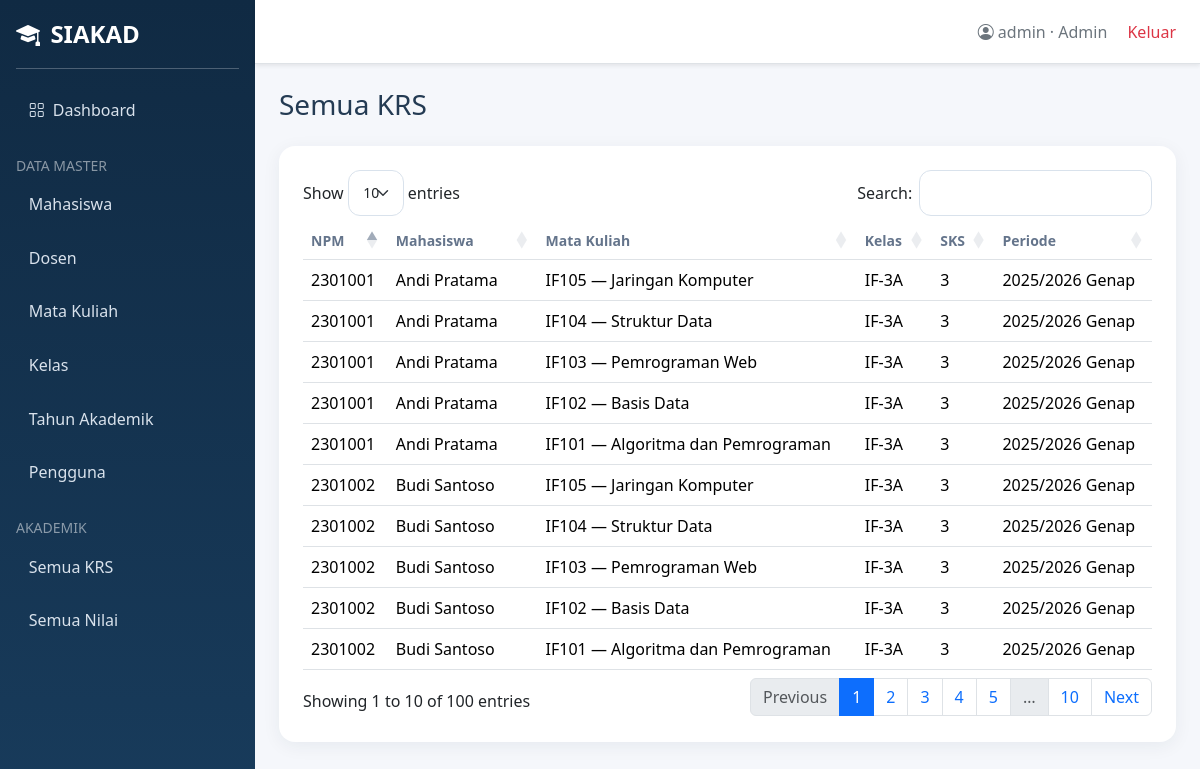
The app's page /admin/krs.php (signed in) with its own data.
### tables this page shows
CREATE TABLE krs (id INT AUTO_INCREMENT PRIMARY KEY,id_mahasiswa INT NOT NULL,id_mk INT NOT NULL,id_kelas INT NOT NULL,id_tahun_akademik INT NOT NULL,created_at TIMESTAMP DEFAULT CURRENT_TIMESTAMP,UNIQUE(id_mahasiswa,id_kelas,id_tahun_akademik),CONSTRAINT fk_krs_mhs FOREIGN KEY(id_mahasiswa) REFERENCES mahasiswa(id) ON DELETE CASCADE,CONSTRAINT fk_krs_mk FOREIGN KEY(id_mk) REFERENCES mata_kuliah(id) ON DELETE RESTRICT,CONSTRAINT fk_krs_kelas FOREIGN KEY(id_kelas) REFERENCES kelas(id) ON DELETE RESTRICT,CONSTRAINT fk_krs_ta FOREIGN KEY(id_tahun_akademik) REFERENCES tahun_akademik(id) ON DELETE RESTRICT);

CREATE TABLE mahasiswa (id INT AUTO_INCREMENT PRIMARY KEY,user_id INT NULL UNIQUE,npm VARCHAR(20) NOT NULL UNIQUE,nama VARCHAR(100) NOT NULL,jk ENUM('L','P') NOT NULL,alamat TEXT NULL,prodi VARCHAR(100) NOT NULL,angkatan YEAR NOT NULL,CONSTRAINT fk_mhs_user FOREIGN KEY(user_id) REFERENCES users(id) ON DELETE SET NULL);

CREATE TABLE mata_kuliah (id INT AUTO_INCREMENT PRIMARY KEY,kode VARCHAR(15) NOT NULL UNIQUE,nama VARCHAR(100) NOT NULL,sks TINYINT UNSIGNED NOT NULL);

CREATE TABLE kelas (id INT AUTO_INCREMENT PRIMARY KEY,id_mk INT NOT NULL,id_dosen INT NULL,id_tahun_akademik INT NOT NULL,nama_kelas VARCHAR(20) NOT NULL,kapasitas SMALLINT UNSIGNED DEFAULT 40,CONSTRAINT fk_kelas_mk FOREIGN KEY(id_mk) REFERENCES mata_kuliah(id) ON DELETE CASCADE,CONSTRAINT fk_kelas_dosen FOREIGN KEY(id_dosen) REFERENCES dosen(id) ON DELETE SET NULL,CONSTRAINT fk_kelas_ta FOREIGN KEY(id_tahun_akademik) REFERENCES tahun_akademik(id) ON DELETE RESTRICT);

CREATE TABLE tahun_akademik (id INT AUTO_INCREMENT PRIMARY KEY,tahun VARCHAR(9) NOT NULL,semester ENUM('Ganjil','Genap') NOT NULL,status ENUM('Aktif','Nonaktif') NOT NULL DEFAULT 'Nonaktif',UNIQUE(tahun,semester));

### config/database.php (called while the page is built, shortened)
<?php
function db(): PDO {
    static $pdo;
    if (!$pdo) {
        $pdo = new PDO('mysql:host=' . DB_HOST . ';dbname=' . DB_NAME . ';charset=utf8mb4', DB_USER, DB_PASS, [
            PDO::ATTR_ERRMODE => PDO::ERRMODE_EXCEPTION,
            PDO::ATTR_DEFAULT_FETCH_MODE => PDO::FETCH_ASSOC,
            PDO::ATTR_EMULATE_PREPARES => false,
        ]);
    }
    return $pdo;
}

### includes/functions.php (called while the page is built, shortened)
<?php
require_once __DIR__ . '/../config/database.php';
function e(?string $value): string { return htmlspecialchars((string)$value, ENT_QUOTES, 'UTF-8'); }

### admin/krs.php (the view)
<?php $page_title='Semua KRS'; require_once __DIR__.'/../includes/header.php'; require_login(['admin']); $rows=db()->query('SELECT k.id,m.npm,m.nama mahasiswa,mk.kode,mk.nama mata_kuliah,mk.sks,kl.nama_kelas,t.tahun,t.semester FROM krs k JOIN mahasiswa m ON m.id=k.id_mahasiswa JOIN mata_kuliah mk ON mk.id=k.id_mk JOIN kelas kl ON kl.id=k.id_kelas JOIN tahun_akademik t ON t.id=k.id_tahun_akademik ORDER BY k.id DESC')->fetchAll(); ?><h3 class="mb-4">Semua KRS</h3><div class="card p-4"><div class="table-responsive"><table class="table datatable"><thead><tr><th>NPM</th><th>Mahasiswa</th><th>Mata Kuliah</th><th>Kelas</th><th>SKS</th><th>Periode</th></tr></thead><tbody><?php foreach($rows as $r):?><tr><td><?=e($r['npm'])?></td><td><?=e($r['mahasiswa'])?></td><td><?=e($r['kode'].' — '.$r['mata_kuliah'])?></td><td><?=e($r['nama_kelas'])?></td><td><?=$r['sks']?></td><td><?=e($r['tahun'].' '.$r['semester'])?></td></tr><?php endforeach?></tbody></table></div></div><?php require_once __DIR__.'/../includes/footer.php';?>

### assets/css/app.css (style rules this page uses)
:root { --navy:#102a43; --blue:#2563eb; --bg:#f5f7fb; --text:#243b53; --muted:#64748b; }
* { box-sizing:border-box }
html,body { min-height:100% }
body { background:var(--bg); color:var(--text); overflow-x:hidden; }
.card { border:0; border-radius:1rem; box-shadow:0 4px 18px #102a4310; }
.table td,.table th { vertical-align:middle; }
.table thead th { color:var(--muted); font-size:.875rem; font-weight:600; white-space:nowrap; }

### records on screen
krs: id_mahasiswa.npm "2301002", id_mahasiswa.nama "Budi Santoso", id_mk.nama "IF105 — Jaringan Komputer", id_kelas.nama_kelas "IF-3A", id_mk.sks "3", id_tahun_akademik.semester "2025/2026 Genap"
krs: id_mahasiswa.npm "2301002", id_mahasiswa.nama "Budi Santoso", id_mk.nama "IF104 — Struktur Data", id_kelas.nama_kelas "IF-3A", id_mk.sks "3", id_tahun_akademik.semester "2025/2026 Genap"
krs: id_mahasiswa.npm "2301002", id_mahasiswa.nama "Budi Santoso", id_mk.nama "IF103 — Pemrograman Web", id_kelas.nama_kelas "IF-3A", id_mk.sks "3", id_tahun_akademik.semester "2025/2026 Genap"
krs: id_mahasiswa.npm "2301002", id_mahasiswa.nama "Budi Santoso", id_mk.nama "IF102 — Basis Data", id_kelas.nama_kelas "IF-3A", id_mk.sks "3", id_tahun_akademik.semester "2025/2026 Genap"
krs: id_mahasiswa.npm "2301002", id_mahasiswa.nama "Budi Santoso", id_mk.nama "IF101 — Algoritma dan Pemrograman", id_kelas.nama_kelas "IF-3A", id_mk.sks "3", id_tahun_akademik.semester "2025/2026 Genap"
krs: id_mahasiswa.npm "2301001", id_mahasiswa.nama "Andi Pratama", id_mk.nama "IF105 — Jaringan Komputer", id_kelas.nama_kelas "IF-3A", id_mk.sks "3", id_tahun_akademik.semester "2025/2026 Genap"
krs: id_mahasiswa.npm "2301001", id_mahasiswa.nama "Andi Pratama", id_mk.nama "IF104 — Struktur Data", id_kelas.nama_kelas "IF-3A", id_mk.sks "3", id_tahun_akademik.semester "2025/2026 Genap"
krs: id_mahasiswa.npm "2301001", id_mahasiswa.nama "Andi Pratama", id_mk.nama "IF103 — Pemrograman Web", id_kelas.nama_kelas "IF-3A", id_mk.sks "3", id_tahun_akademik.semester "2025/2026 Genap"
krs: id_mahasiswa.npm "2301001", id_mahasiswa.nama "Andi Pratama", id_mk.nama "IF102 — Basis Data", id_kelas.nama_kelas "IF-3A", id_mk.sks "3", id_tahun_akademik.semester "2025/2026 Genap"
krs: id_mahasiswa.npm "2301001", id_mahasiswa.nama "Andi Pratama", id_mk.nama "IF101 — Algoritma dan Pemrograman", id_kelas.nama_kelas "IF-3A", id_mk.sks "3", id_tahun_akademik.semester "2025/2026 Genap"

### other values on screen
user()['username'] "admin"
user()['role'] "Admin"
